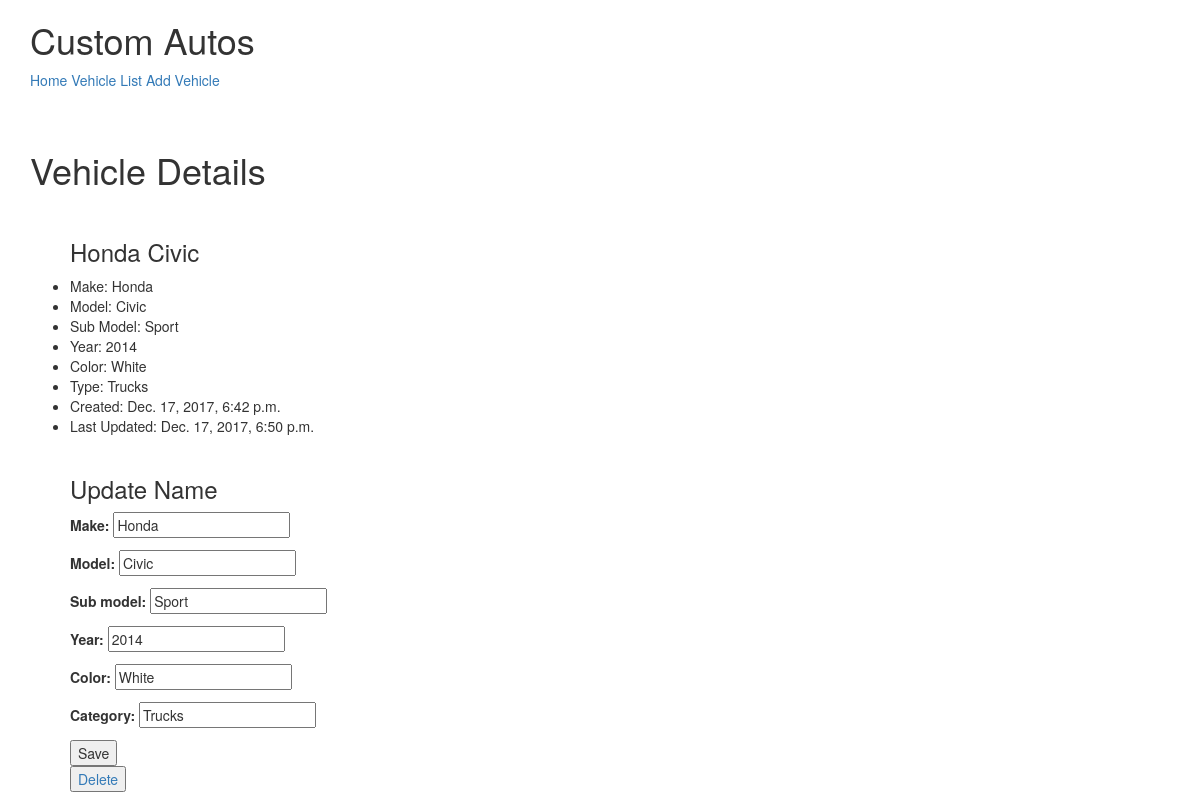
Before: /vehicle/update-detail/honda/ with the older database file.
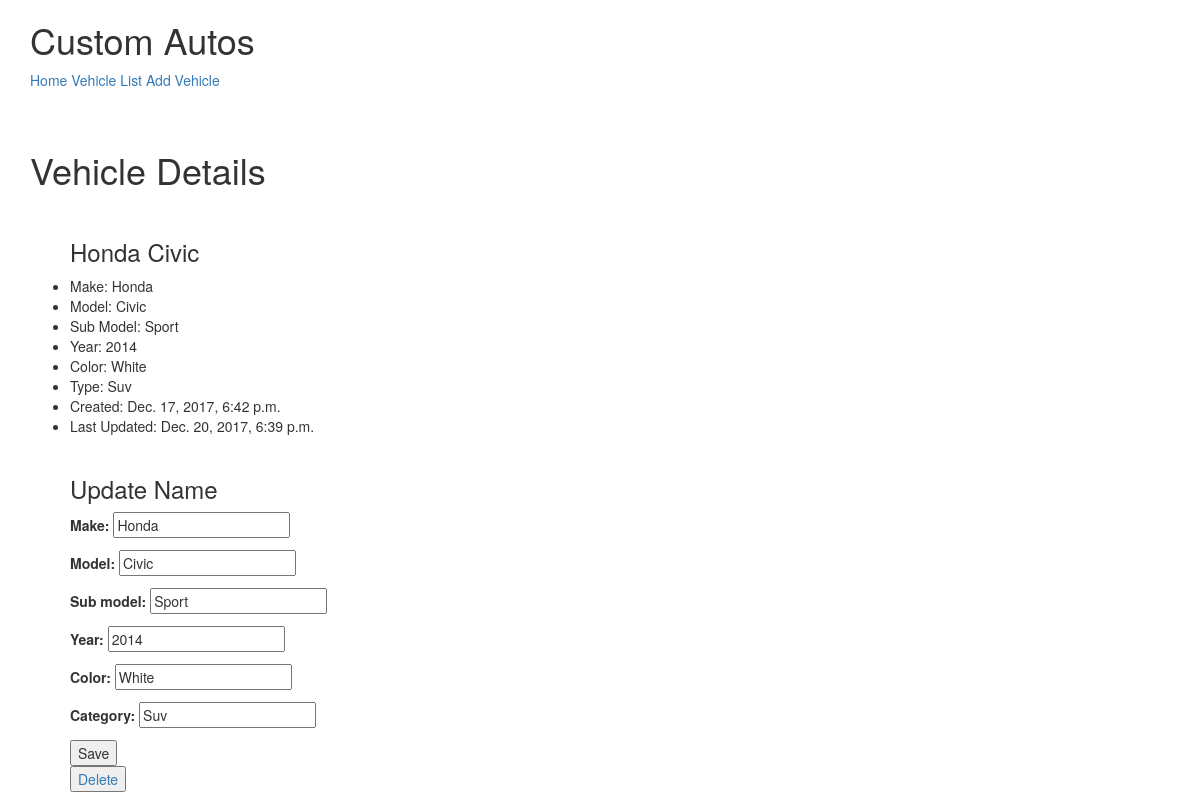
After: the same page with the newer database file.
### vehicle/models.py (models this page shows, shortened)
class VehicleProfile(models.Model):
    owner = models.ForeignKey(User, on_delete=models.CASCADE)
    make = models.CharField(max_length=120)
    model = models.CharField(max_length=120)
    sub_model = models.CharField(max_length=120, blank=True)
    year = models.IntegerField()
    color = models.CharField(max_length=50)
    category = models.CharField(max_length=120, validators=[validate_category])
    timestamp = models.DateTimeField(auto_now_add=True)
    updated = models.DateTimeField(auto_now=True)
    slug = models.SlugField(null=True, blank=True)

### vehicle/views.py (the view)
# urls.py: path('update-detail/<slug:slug>/', VehicleUpdateView.as_view(), name='detail'),
class VehicleUpdateView(UpdateView):
    form_class = VehicleProfileCreateForm
    template_name = "vehicle/detail-update.html"
    queryset = VehicleProfile.objects.all()

### vehicle/forms.py
class VehicleProfileCreateForm(forms.ModelForm):
    class Meta:
        model = VehicleProfile
        fields = [
            "make",
            "model",
            "sub_model",
            "year",
            "color",
            "category",
        ]

### vehicle/templates/vehicle/detail-update.html (shortened to what this page needs)
{% extends "base.html" %}
{% block content %}
<h1>Vehicle Details</h1>
<br/>
<ul>
    <h3>{{object.make}}  {{object.model}}</h3>
    <li>Make: {{ object.make }}</li>
    <li>Model: {{ object.model }}</li>
    <li>Sub Model: {{ object.sub_model }}</li>
    <li>Year: {{ object.year }}</li>
    <li>Color: {{ object.color }}</li>
    <li>Type: {{ object.category }}</li>
    <li>Created: {{ object.timestamp }}</li>
    <li>Last Updated: {{ object.updated }}</li>
    <br/>
    <h3>Update Name</h3>
{% include 'snippets/form-snippet.html' with form=form %}
</ul>
{% endblock %}

### templates/snippets/form-snippet.html (shortened to what this page needs)
<form method="POST"> {% csrf_token %}
    {{ form.as_p }}
    <button type="submit">Save</button>
</form>
<form action="{% url 'delete' pk=vehicleprofile.id %}" method="POST">
    <a href="{% url 'delete' pk=vehicleprofile.id %}"><input type="submit" value="Delete" /></a>
</form>

Changed rows visible on the page:
changed VehicleProfile "Honda": category "Trucks" → "Suv"; updated "Dec. 17, 2017, 6:50 p.m." → "Dec. 20, 2017, 6:39 p.m."
